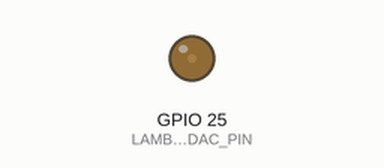
This sketch was run on a simulated ESP32. On the bench: output pins drawn as LEDs (lit = HIGH). Random numbers use the default seed unless the sketch sets one; what the sketch prints to the serial monitor is not drawn.

Above: at 0.23 s.
At 15.13 s:
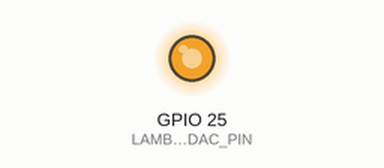
Timing chart, 0 to 17.1 s (numbered marks = the images above):
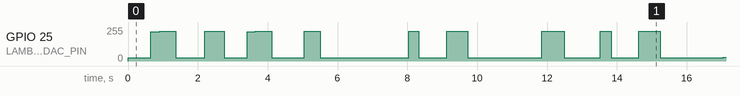

The sketch:

Sonda_Lambda_1.ino
```cpp
// ============================================================
// ESP32 - SIMULADOR REALISTA DE SONDA LAMBDA NARROWBAND
// ============================================================
//
// ESP32 DevKit clássico
//
// DAC:
// GPIO 25
//
// Sonda simulada:
// Zirconia / Narrowband / Switching sensor
//
// Saída pretendida após o estágio de interface:
// aproximadamente 0.10 V ~ 0.90 V
//
// Características da simulação:
//
// - Platô pobre
// - Transição pobre -> rica curva
// - Região de comutação rápida
// - Platô rico
// - Transição rica -> pobre curva
// - Tempos assimétricos
// - Pequena variação de período
// - Pequena variação de amplitude
// - Ruído controlado
//
// ============================================================

#include <Arduino.h>
#include <math.h>

// ============================================================
// PINO
// ============================================================

const int LAMBDA_DAC_PIN = 25;

// ============================================================
// CONFIGURAÇÃO ELÉTRICA
// ============================================================
//
// O DAC do ESP32 produz aproximadamente 0 ~ 3.3 V.
//
// Exemplo de divisor:
// R_TOP    = 22k
// R_BOTTOM = 10k
//
// Vout = Vdac * 10 / 32
//
// Portanto, para aproximadamente 0.90 V na saída,
// precisamos de aproximadamente 2.88 V no DAC.
//
// ============================================================

const float DAC_SUPPLY = 3.30;

const float R_TOP    = 22000.0;
const float R_BOTTOM = 10000.0;

// ============================================================
// PARÂMETROS DA SONDA
// ============================================================

// Tensão mínima da sonda
float lambdaLow = 0.10;

// Tensão máxima da sonda
float lambdaHigh = 0.90;

// ============================================================
// TEMPOS BASE
// ============================================================
//
// Valores escolhidos para produzir uma forma semelhante
// a uma sonda narrowband em funcionamento.
//
// O tempo de transição é propositalmente diferente
// entre subida e descida.
// ============================================================

// Tempo pobre antes de enriquecer
float leanHoldMs = 420.0;

// Transição pobre -> rica
float leanToRichMs = 300.0;

// Tempo rico
float richHoldMs = 430.0;

// Transição rica -> pobre
float richToLeanMs = 230.0;

// ============================================================
// RUÍDO
// ============================================================
//
// Pequena perturbação na tensão.
// Valores maiores deixam o sinal menos "perfeito".
//
// 0.005 = ±5 mV aproximadamente
// ============================================================

float noiseAmplitude = 0.004;

// ============================================================
// VARIAÇÃO DE CICLO
// ============================================================
//
// Introduz pequenas diferenças entre os ciclos,
// tornando o sinal menos artificial.
//
// 0.05 = ±5%
// ============================================================

float cycleVariation = 0.05;

// ============================================================
// TAXA DE ATUALIZAÇÃO
// ============================================================
//
// 1000 Hz = atualização a cada 1 ms.
//
// Isso é mais que suficiente para uma sonda narrowband,
// cuja dinâmica ocorre na escala de dezenas/centenas de ms.
// ============================================================

const unsigned long UPDATE_INTERVAL_US = 1000;

// ============================================================
// ESTADOS
// ============================================================

enum LambdaState
{
    LEAN_HOLD,
    LEAN_TO_RICH,
    RICH_HOLD,
    RICH_TO_LEAN
};

LambdaState state = LEAN_HOLD;

// ============================================================
// CONTROLE DO TEMPO
// ============================================================

unsigned long lastUpdate = 0;
unsigned long stateStart = 0;

// ============================================================
// PARÂMETROS DO CICLO ATUAL
// ============================================================

float currentLeanHold;
float currentLeanToRich;
float currentRichHold;
float currentRichToLean;

// ============================================================
// GERADOR DE RUÍDO
// ============================================================

float randomNoise()
{
    float r = (float)random(-1000, 1001) / 1000.0;

    return r * noiseAmplitude;
}

// ============================================================
// FUNÇÃO SIGMOIDE
// ============================================================
//
// Produz uma transição curva:
//
// 0 ................. 1
//      ╭──────────
//    ╭─
//  ──╯
//
// O parâmetro shape controla quão rápida é a região
// central da mudança.
// ============================================================

float sigmoid(float x, float shape)
{
    return 1.0 / (1.0 + expf(-shape * (x - 0.5)));
}

// ============================================================
// NORMALIZA SIGMOIDE
// ============================================================
//
// Faz a curva começar exatamente em 0
// e terminar exatamente em 1.
// ============================================================

float normalizedSigmoid(float x)
{
    const float shape = 12.0;

    float y = sigmoid(x, shape);

    float y0 = sigmoid(0.0, shape);
    float y1 = sigmoid(1.0, shape);

    y = (y - y0) / (y1 - y0);

    if (y < 0.0)
        y = 0.0;

    if (y > 1.0)
        y = 1.0;

    return y;
}

// ============================================================
// INTERPOLAÇÃO
// ============================================================

float transitionCurve(
    float startVoltage,
    float endVoltage,
    float elapsed,
    float duration
)
{
    if (duration <= 0.0)
        return endVoltage;

    float x = elapsed / duration;

    if (x <= 0.0)
        return startVoltage;

    if (x >= 1.0)
        return endVoltage;

    float curve = normalizedSigmoid(x);

    return startVoltage +
           ((endVoltage - startVoltage) * curve);
}

// ============================================================
// CALCULA VALOR DAC
// ============================================================

uint8_t voltageToDAC(float lambdaVoltage)
{
    // Converte tensão desejada na saída da interface
    // para tensão necessária no DAC.

    float dacVoltage =
        lambdaVoltage *
        ((R_TOP + R_BOTTOM) / R_BOTTOM);

    // Limites do DAC
    if (dacVoltage < 0.0)
        dacVoltage = 0.0;

    if (dacVoltage > DAC_SUPPLY)
        dacVoltage = DAC_SUPPLY;

    // Conversão para 8 bits
    float value =
        (dacVoltage / DAC_SUPPLY) * 255.0;

    int dacValue = (int)roundf(value);

    if (dacValue < 0)
        dacValue = 0;

    if (dacValue > 255)
        dacValue = 255;

    return (uint8_t)dacValue;
}

// ============================================================
// ESCREVE TENSÃO
// ============================================================

void setLambdaVoltage(float voltage)
{
    uint8_t dacValue =
        voltageToDAC(voltage);

    dacWrite(LAMBDA_DAC_PIN, dacValue);
}

// ============================================================
// GERA VARIAÇÃO DO CICLO
// ============================================================

float randomVariation(float value)
{
    float variation =
        1.0 +
        ((float)random(-1000, 1001) / 1000.0)
        * cycleVariation;

    return value * variation;
}

// ============================================================
// CONFIGURA NOVO CICLO
// ============================================================

void startNewCycle()
{
    currentLeanHold =
        randomVariation(leanHoldMs);

    currentLeanToRich =
        randomVariation(leanToRichMs);

    currentRichHold =
        randomVariation(richHoldMs);

    currentRichToLean =
        randomVariation(richToLeanMs);
}

// ============================================================
// SETUP
// ============================================================

void setup()
{
    Serial.begin(115200);

    randomSeed(esp_random());

    // Inicializa DAC
    dacWrite(LAMBDA_DAC_PIN, 0);

    // Primeiro ciclo
    startNewCycle();

    state = LEAN_HOLD;

    stateStart = millis();

    lastUpdate = micros();

    setLambdaVoltage(lambdaLow);

    Serial.println();
    Serial.println("==============================================");
    Serial.println(" SIMULADOR DE SONDA LAMBDA NARROWBAND");
    Serial.println("==============================================");

    Serial.println();

    Serial.println("ESP32 DevKit classico");
    Serial.println("DAC GPIO25");

    Serial.println();

    Serial.print("Lambda LOW : ");
    Serial.print(lambdaLow, 3);
    Serial.println(" V");

    Serial.print("Lambda HIGH: ");
    Serial.print(lambdaHigh, 3);
    Serial.println(" V");

    Serial.println();

    Serial.print("Lean hold  : ");
    Serial.print(leanHoldMs);
    Serial.println(" ms");

    Serial.print("Lean->Rich : ");
    Serial.print(leanToRichMs);
    Serial.println(" ms");

    Serial.print("Rich hold  : ");
    Serial.print(richHoldMs);
    Serial.println(" ms");

    Serial.print("Rich->Lean : ");
    Serial.print(richToLeanMs);
    Serial.println(" ms");

    Serial.println();

    Serial.println("Simulacao iniciada.");
    Serial.println();
}

// ============================================================
// LOOP PRINCIPAL
// ============================================================

void loop()
{
    unsigned long nowMicros = micros();

    // Atualiza a saída aproximadamente a cada 1 ms
    if ((unsigned long)(nowMicros - lastUpdate)
        < UPDATE_INTERVAL_US)
    {
        return;
    }

    lastUpdate += UPDATE_INTERVAL_US;

    unsigned long now = millis();

    float elapsed =
        (float)(now - stateStart);

    float voltage = 0.0;

    // ========================================================
    // ESTADO: POBRE
    // ========================================================

    if (state == LEAN_HOLD)
    {
        voltage = lambdaLow;

        if (elapsed >= currentLeanHold)
        {
            state = LEAN_TO_RICH;

            stateStart = now;
        }
    }

    // ========================================================
    // TRANSIÇÃO: POBRE -> RICA
    // ========================================================

    else if (state == LEAN_TO_RICH)
    {
        voltage =
            transitionCurve(
                lambdaLow,
                lambdaHigh,
                elapsed,
                currentLeanToRich
            );

        if (elapsed >= currentLeanToRich)
        {
            state = RICH_HOLD;

            stateStart = now;
        }
    }

    // ========================================================
    // ESTADO: RICA
    // ========================================================

    else if (state == RICH_HOLD)
    {
        voltage = lambdaHigh;

        if (elapsed >= currentRichHold)
        {
            state = RICH_TO_LEAN;

            stateStart = now;
        }
    }

    // ========================================================
    // TRANSIÇÃO: RICA -> POBRE
    // ========================================================

    else if (state == RICH_TO_LEAN)
    {
        voltage =
            transitionCurve(
                lambdaHigh,
                lambdaLow,
                elapsed,
                currentRichToLean
            );

        if (elapsed >= currentRichToLean)
        {
            startNewCycle();

            state = LEAN_HOLD;

            stateStart = now;
        }
    }

    // ========================================================
    // ADICIONA PEQUENO RUÍDO
    // ========================================================

    voltage += randomNoise();

    // ========================================================
    // LIMITA A SAÍDA
    // ========================================================

    if (voltage < lambdaLow)
        voltage = lambdaLow;

    if (voltage > lambdaHigh)
        voltage = lambdaHigh;

    // ========================================================
    // ENVIA AO DAC
    // ========================================================

    setLambdaVoltage(voltage);
}
```
